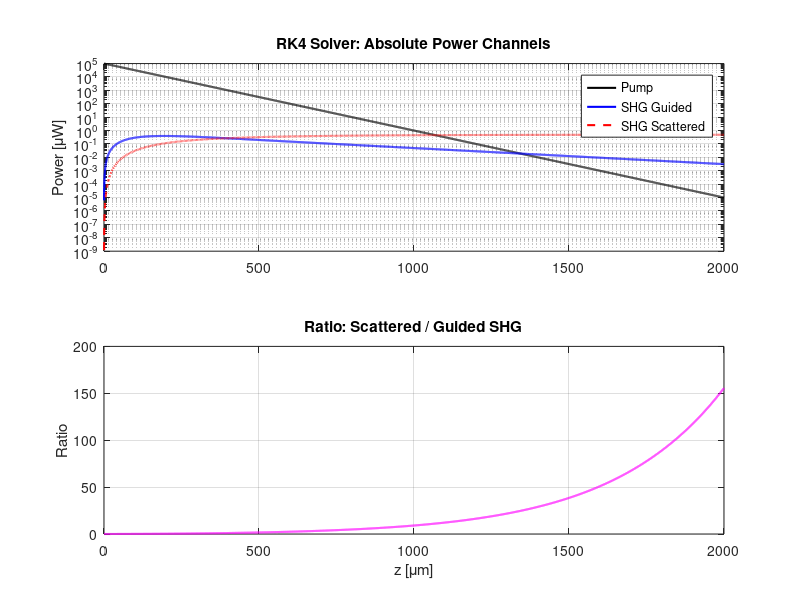

Write MATLAB code to recreate this figure.
% Gemini Code 
% for testing the RK4 Engine

function test_RK4_SHG()
    clear; close all;

    % --- 1. CONFIGURATION (Standard Case) ---
    c_c0 = 3e8; 
    dz = 0.25;               % [um] Step size
    L_total = 2000;          % [um] Waveguide Length
    z = 0:dz:L_total;
    
    % Material/Mode Parameters (TM04 example)
    Pp = 0.1;                % [W] Input Pump Power
    g = 1e-4;                % [um^-1] Nonlinear coupling (sqrt of prefactor)
    dk_constant = 0.005;     % [um^-1] Phase mismatch (Delta k)
    
    % Loss Parameters (dB/cm to um^-1 conversion)
    loss_p_dBcm = 500;         % Pump loss
    loss_s_scat_dBcm = 100;  % SHG scattering (our signal)
    loss_s_abs_dBcm = 20;    % SHG absorption (dead end)

    a0 = (loss_p_dBcm / 4.3429) * 1e-4;
    a3_scat = (loss_s_scat_dBcm / 4.3429) * 1e-4;
    a3_abs = (loss_s_abs_dBcm / 4.3429) * 1e-4;
    a3_total = a3_scat + a3_abs;

    
    
    
    
    
    % --- 2. INITIALIZATION ---
    % State Vector Y = [A1_real; A1_imag; A3_real; A3_imag; P_scat; Int_dk]
    % We separate real/imag to keep the RK4 math straightforward
    Y = zeros(6, length(z));
    Y(:,1) = [sqrt(Pp); 0; 0; 0; 0; 0]; 

    % --- 3. RK4 INTEGRATION ---
    for i = 1:(length(z)-1)
        k1 = shg_derivatives(z(i),        Y(:,i),      a0, a3_total, a3_scat, g, dk_constant);
        k2 = shg_derivatives(z(i)+dz/2,   Y(:,i)+k1*dz/2, a0, a3_total, a3_scat, g, dk_constant);
        k3 = shg_derivatives(z(i)+dz/2,   Y(:,i)+k2*dz/2, a0, a3_total, a3_scat, g, dk_constant);
        k4 = shg_derivatives(z(i)+dz,     Y(:,i)+k3*dz,   a0, a3_total, a3_scat, g, dk_constant);
        
        Y(:,i+1) = Y(:,i) + (dz/6)*(k1 + 2*k2 + 2*k3 + k4);
    end

    % --- 4. POST-PROCESSING ---
    P1 = Y(1,:).^2 + Y(2,:).^2;
    P3_guided = Y(3,:).^2 + Y(4,:).^2;
    P3_scat = Y(5,:); % Already in Watts
    
    % --- 5. PLOTTING ---
    figure('Color','w','Position',[100 100 800 600]);
    subplot(2,1,1);
    semilogy(z, P1*1e6, 'k', 'LineWidth', 1.5); hold on;
    semilogy(z, P3_guided*1e6, 'b', 'LineWidth', 1.5);
    semilogy(z, P3_scat*1e6, 'r--', 'LineWidth', 1.5);
    grid on; ylabel('Power [\muW]'); legend('Pump','SHG Guided','SHG Scattered');
    title('RK4 Solver: Absolute Power Channels');

    subplot(2,1,2);
    plot(z, P3_scat ./ (P3_guided + 1e-12), 'm', 'LineWidth', 1.5);
    grid on; ylabel('Ratio'); xlabel('z [\mum]');
    title('Ratio: Scattered / Guided SHG');
end

function dY = shg_derivatives(~, Y, a0, a3_total, a3_scat, g, dk)
    % Unpack State
    A1 = Y(1) + 1i*Y(2);
    A3 = Y(3) + 1i*Y(4);
    accum_phase = Y(6); % Integrated Delta k
    
    % 1. Pump Derivative
    dA1 = -0.5 * a0 * A1;
    
    % 2. SHG Derivative (The source term uses the accumulated phase)
    % dA3/dz = -alpha/2 * A3 + i * g * A1^2 * exp(-i * phase)
    dA3 = -0.5 * a3_total * A3 + 1i * g * (A1^2) * exp(-1i * accum_phase);
    
    % 3. Scattered Power Derivative (Power Bucket)
    % dPscat/dz = alpha_scat * |A3|^2
    dPscat = a3_scat * (abs(A3)^2);
    
    % 4. Phase Accumulation Derivative
    dPhase = dk; % In future, dk can be dk(z) here
    
    % Pack Derivative
    dY = [real(dA1); imag(dA1); real(dA3); imag(dA3); dPscat; dPhase];
end
